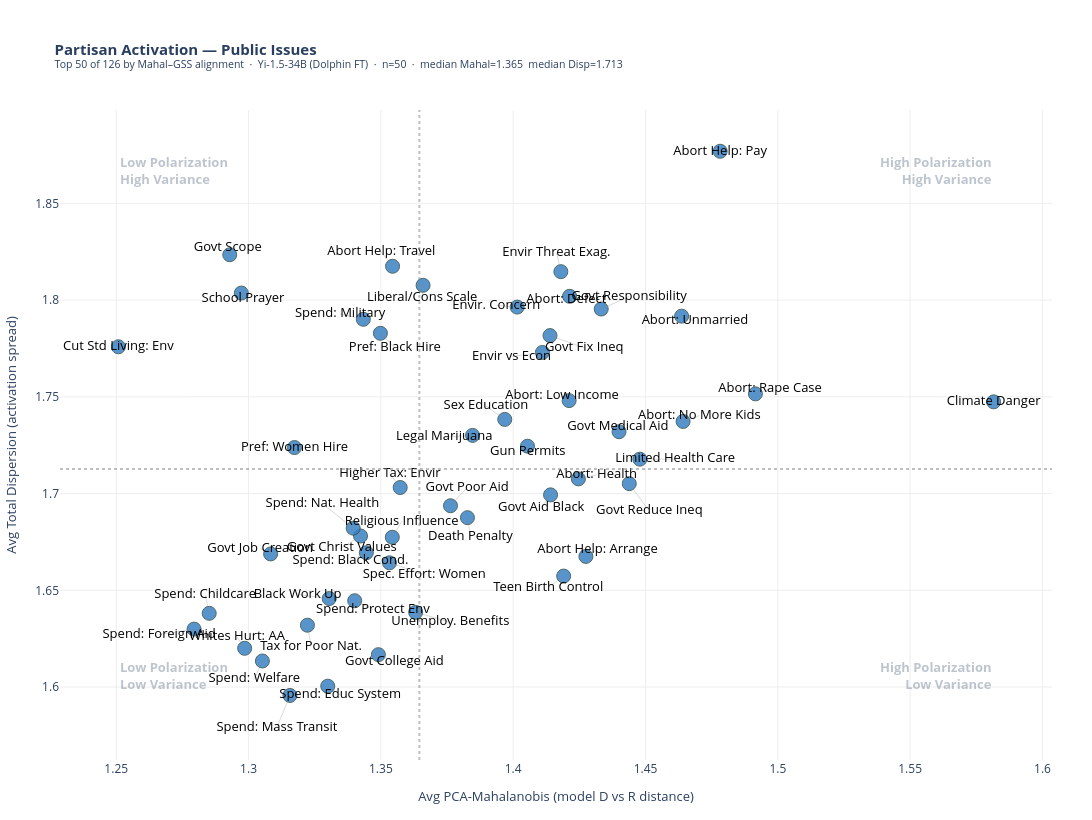
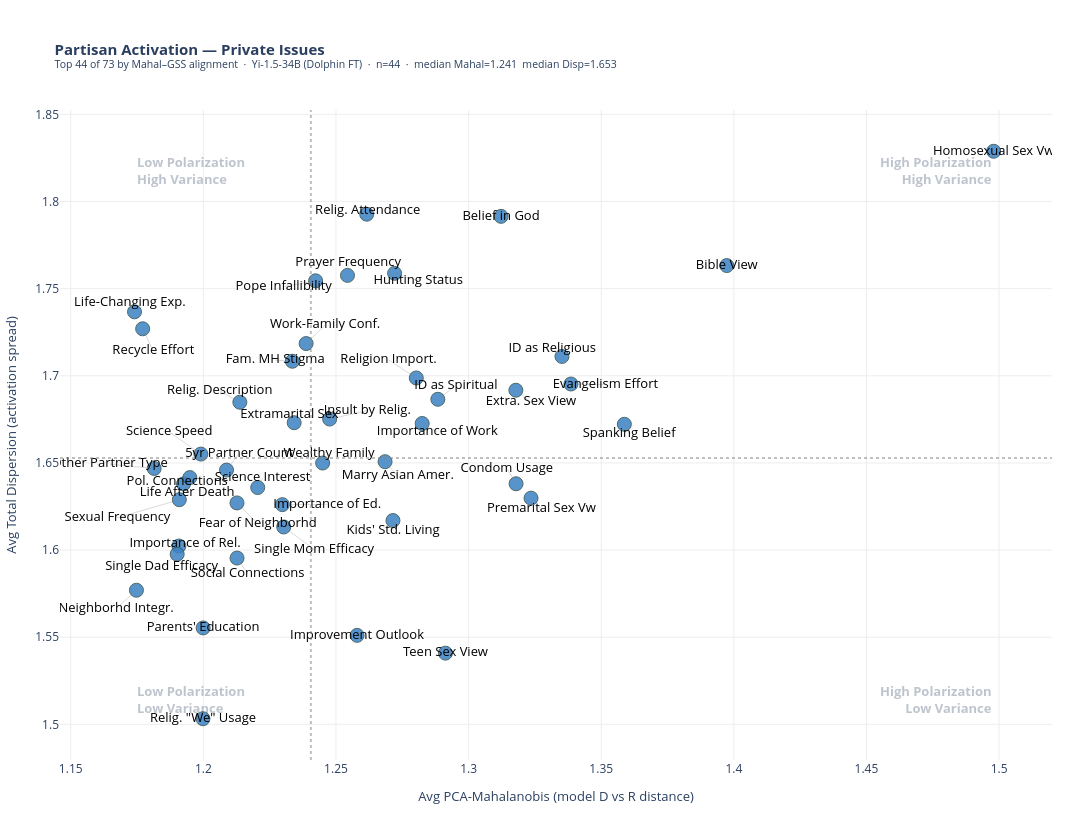

Source (notebook cell) for these figures, in order:
### Code cell
# ── Interactive plots: Plotly — 3-layer layout, physics label placement ────────
import plotly.graph_objects as go


def adjust_text_positions(xs, ys, labels, max_iterations=200, step_size=0.5):
    """
    Physics engine for label placement. Returns new (x, y) arrays for text
    labels, independent of the original dot positions. Algorithm:
      1. Initialise each label offset to the least-crowded of 8 directions
         in normalised [0,1] space.
      2. Iterate: O(N²) repulsion between nearby labels + attraction back
         toward each label's anchor point.
    """
    xs, ys = np.asarray(xs, float), np.asarray(ys, float)
    xr = max(xs.max() - xs.min(), 1e-9)
    yr = max(ys.max() - ys.min(), 1e-9)
    xn = (xs - xs.min()) / xr
    yn = (ys - ys.min()) / yr

    STEP = 0.06
    dirs = [
        ( 0,       STEP  ), ( 0,      -STEP  ),
        ( STEP,    0     ), (-STEP,    0     ),
        ( STEP*.7,  STEP*.7), (-STEP*.7,  STEP*.7),
        ( STEP*.7, -STEP*.7), (-STEP*.7, -STEP*.7),
    ]

    lx, ly = xn.copy(), yn.copy()
    for i in range(len(xs)):
        ox = np.delete(xn, i)
        oy = np.delete(yn, i)
        best_dx, best_dy, best_score = dirs[0][0], dirs[0][1], -1.0
        for dx, dy in dirs:
            score = np.hypot(ox - (xn[i]+dx), oy - (yn[i]+dy)).min() if len(xs) > 1 else 1.0
            if score > best_score:
                best_score, best_dx, best_dy = score, dx, dy
        lx[i] += best_dx
        ly[i] += best_dy

    repel, attract, thr = 0.018 * step_size, 0.14, 0.09
    for _ in range(max_iterations):
        for i in range(len(xs)):
            dx = lx[i] - lx
            dy = ly[i] - ly
            dist = np.hypot(dx, dy) + 1e-9
            mask = dist < thr
            mask[i] = False
            if mask.any():
                lx[i] += (repel * dx[mask] / dist[mask]).sum()
                ly[i] += (repel * dy[mask] / dist[mask]).sum()
            lx[i] += attract * (xn[i] - lx[i])
            ly[i] += attract * (yn[i] - ly[i])

    return lx * xr + xs.min(), ly * yr + ys.min()


DOT_COLOR = '#3B82C4'   # single uniform color for all dots


def make_interactive_plot(d, slug):
    cat    = d['category']
    xs, ys = d['x'], d['y']
    labels = d['labels']

    mid_x = float(np.median(xs))
    mid_y = float(np.median(ys))
    print(f'{cat}: median Mahal = {mid_x:.4f},  median Dispersion = {mid_y:.4f}')

    text_x, text_y = adjust_text_positions(xs, ys, labels, max_iterations=200, step_size=0.5)

    fig = go.Figure()

    # ── Layer 1: Dots ────────────────────────────────────────────────────────
    fig.add_trace(go.Scatter(
        x=xs, y=ys,
        mode='markers',
        marker=dict(
            size=14,
            color=DOT_COLOR,
            opacity=0.85,
            line=dict(width=1, color='DarkSlateGrey'),
        ),
        hovertemplate=(
            '<b>%{customdata[0]}</b><br>'
            'Mahal = %{x:.3f}<br>'
            'Dispersion = %{y:.3f}<br>'
            'GSS pol = %{customdata[1]:.3f}<extra></extra>'
        ),
        customdata=list(zip(d['topics'], d['gss'].tolist())),
        showlegend=False,
    ))

    # ── Layer 2: Leader lines (dot → label) ──────────────────────────────────
    for i in range(len(xs)):
        fig.add_trace(go.Scatter(
            x=[xs[i], text_x[i]],
            y=[ys[i], text_y[i]],
            mode='lines',
            line=dict(color='grey', width=0.3),
            showlegend=False,
            hoverinfo='skip',
        ))

    # ── Layer 3: Text labels at physics-placed positions ─────────────────────
    fig.add_trace(go.Scatter(
        x=text_x, y=text_y,
        mode='text',
        text=labels,
        textfont=dict(size=13, color='black'),
        showlegend=False,
        hoverinfo='skip',
    ))

    # ── Quadrant lines ───────────────────────────────────────────────────────
    fig.add_hline(y=mid_y, line_dash='dot', line_color='grey', opacity=0.5)
    fig.add_vline(x=mid_x, line_dash='dot', line_color='grey', opacity=0.5)

    # ── Quadrant watermark labels ─────────────────────────────────────────────
    ann_kw = dict(showarrow=False, opacity=0.3, xref='x', yref='y', font=dict(size=13))
    fig.add_annotation(x=xs.max(), y=ys.max(), text='<b>High Polarization<br>High Variance</b>',
                       align='right', xanchor='right', yanchor='top',   **ann_kw)
    fig.add_annotation(x=xs.min(), y=ys.max(), text='<b>Low Polarization<br>High Variance</b>',
                       align='left',  xanchor='left',  yanchor='top',   **ann_kw)
    fig.add_annotation(x=xs.max(), y=ys.min(), text='<b>High Polarization<br>Low Variance</b>',
                       align='right', xanchor='right', yanchor='bottom', **ann_kw)
    fig.add_annotation(x=xs.min(), y=ys.min(), text='<b>Low Polarization<br>Low Variance</b>',
                       align='left',  xanchor='left',  yanchor='bottom', **ann_kw)

    fig.update_layout(
        title=dict(
            text=(f'<b>Partisan Activation — {cat.capitalize()} Issues</b><br>'
                  f'<sup>Top {d["n_topics"]} of {d["n_total"]} by Mahal–GSS alignment  ·  '
                  f'Yi-1.5-34B (Dolphin FT)  ·  '
                  f'n={len(xs)}  ·  median Mahal={mid_x:.3f}  median Disp={mid_y:.3f}</sup>'),
            font=dict(size=15),
        ),
        xaxis=dict(
            title=dict(text='Avg PCA-Mahalanobis (model D vs R distance)', font=dict(size=13)),
            showgrid=True, gridcolor='#eee', tickfont=dict(size=12),
        ),
        yaxis=dict(
            title=dict(text='Avg Total Dispersion (activation spread)', font=dict(size=13)),
            showgrid=True, gridcolor='#eee', tickfont=dict(size=12),
        ),
        plot_bgcolor='white',
        width=1100, height=820,
        margin=dict(l=60, r=40, t=110, b=60),
        showlegend=False,
    )

    fig.show()
    fig.write_html(f'{slug}_interactive.html')
    print(f'Saved → {slug}_interactive.html')


make_interactive_plot(data_pub, 'polarization_public')
make_interactive_plot(data_prv, 'polarization_private')

### Figure 1 — Plotly figure (JSON) as saved in the notebook; plotly's stock layout.template omitted (floating-point values rounded to 4 significant figures)
{"data": [{"customdata": [["abdefect", 0.2547], ["abhlth", 0.1132], ["abnomore", 0.4707], ["abpoor", 0.4466], ["abrape", 0.2025], ["absingle", 0.4433], ["abhelp1", 0.3308], ["abhelp2", 0.4721], ["abhelp3", 0.4393], ["affrmact", 0.3083], ["discaff", 0.2327], ["fehire", 0.1987], ["fejobaff", 0.2571], ["wrkwayup", 0.3581], ["grncon", 0.3296], ["grnecon", 0.2909], ["grnexagg", 0.3767], ["grnsol", 0.2787], ["grntaxes", 0.3158], ["tempgen1", 0.3291], ["cappun", 0.3835], ["eqwlth", 0.4139], ["goveqinc", 0.3726], ["goveqinc1", 0.3934], ["govchrst", 0.2914], ["govfnaid", 0.2576], ["govfnanc", 0.2503], ["govunemp", 0.3186], ["helpblk", 0.4154], ["helpnot", 0.3241], ["helppoor", 0.3015], ["helpsick", 0.2931], ["hlthgov", 0.1959], ["grass", 0.2143], ["gunlaw", 0.3157], ["ldctax", 0.2511], ["nataid", 0.2248], ["natarms", 0.3328], ["natchld", 0.212], ["nateduc", 0.1698], ["natenvir", 0.3421], ["natfare", 0.3138], ["natheal", 0.202], ["natmass", 0.1922], ["natrace", 0.4189], ["polviews", 0.3595], ["pillok", 0.221], ["sexeduc", 0.1746], ["prayer", 0.1755], ["religinf", 0.3128]], "hovertemplate": "<b>%{customdata[0]}</b><br>Mahal = %{x:.3f}<br>Dispersion = %{y:.3f}<br>GSS pol = %{customdata[1]:.3f}<extra></extra>", "marker": {"color": "#3B82C4", "line": {"color": "DarkSlateGrey", "width": 1}, "opacity": 0.85, "size": 14}, "mode": "markers", "showlegend": false, "type": "scatter", "x": [1.421, 1.425, 1.464, 1.421, 1.492, 1.464, 1.427, 1.478, 1.354, 1.35, 1.299, 1.353, 1.317, 1.33, 1.402, 1.411, 1.418, 1.251, 1.357, 1.582, 1.383, 1.444, 1.433, 1.414, 1.342, 1.349, 1.308, 1.363, 1.414, 1.293, 1.376, 1.44, 1.448, 1.385, 1.405, 1.322, 1.279, 1.343, 1.285, 1.33, 1.34, 1.305, 1.34, 1.316, 1.345, 1.366, 1.419, 1.397, 1.297, 1.354], "y": [1.802, 1.708, 1.737, 1.748, 1.752, 1.792, 1.668, 1.877, 1.818, 1.783, 1.62, 1.664, 1.724, 1.646, 1.796, 1.773, 1.815, 1.776, 1.703, 1.747, 1.688, 1.705, 1.795, 1.782, 1.678, 1.617, 1.669, 1.639, 1.699, 1.823, 1.694, 1.732, 1.718, 1.73, 1.725, 1.632, 1.63, 1.79, 1.638, 1.6, 1.645, 1.613, 1.682, 1.596, 1.669, 1.808, 1.657, 1.738, 1.804, 1.677]}, {"hoverinfo": "skip", "line": {"color": "grey", "width": 0.3}, "mode": "lines", "showlegend": false, "type": "scatter", "x": [1.421, 1.42], "y": [1.802, 1.8]}, {"hoverinfo": "skip", "line": {"color": "grey", "width": 0.3}, "mode": "lines", "showlegend": false, "type": "scatter", "x": [1.425, 1.432], "y": [1.708, 1.71]}, {"hoverinfo": "skip", "line": {"color": "grey", "width": 0.3}, "mode": "lines", "showlegend": false, "type": "scatter", "x": [1.464, 1.47], "y": [1.737, 1.74]}, {"hoverinfo": "skip", "line": {"color": "grey", "width": 0.3}, "mode": "lines", "showlegend": false, "type": "scatter", "x": [1.421, 1.418], "y": [1.748, 1.75]}, {"hoverinfo": "skip", "line": {"color": "grey", "width": 0.3}, "mode": "lines", "showlegend": false, "type": "scatter", "x": [1.492, 1.497], "y": [1.752, 1.754]}, {"hoverinfo": "skip", "line": {"color": "grey", "width": 0.3}, "mode": "lines", "showlegend": false, "type": "scatter", "x": [1.464, 1.469], "y": [1.792, 1.789]}, {"hoverinfo": "skip", "line": {"color": "grey", "width": 0.3}, "mode": "lines", "showlegend": false, "type": "scatter", "x": [1.427, 1.432], "y": [1.668, 1.671]}, {"hoverinfo": "skip", "line": {"color": "grey", "width": 0.3}, "mode": "lines", "showlegend": false, "type": "scatter", "x": [1.478, 1.478], "y": [1.877, 1.877]}, {"hoverinfo": "skip", "line": {"color": "grey", "width": 0.3}, "mode": "lines", "showlegend": false, "type": "scatter", "x": [1.354, 1.35], "y": [1.818, 1.825]}, {"hoverinfo": "skip", "line": {"color": "grey", "width": 0.3}, "mode": "lines", "showlegend": false, "type": "scatter", "x": [1.35, 1.355], "y": [1.783, 1.776]}, {"hoverinfo": "skip", "line": {"color": "grey", "width": 0.3}, "mode": "lines", "showlegend": false, "type": "scatter", "x": [1.299, 1.296], "y": [1.62, 1.626]}, {"hoverinfo": "skip", "line": {"color": "grey", "width": 0.3}, "mode": "lines", "showlegend": false, "type": "scatter", "x": [1.353, 1.366], "y": [1.664, 1.658]}, {"hoverinfo": "skip", "line": {"color": "grey", "width": 0.3}, "mode": "lines", "showlegend": false, "type": "scatter", "x": [1.317, 1.317], "y": [1.724, 1.724]}, {"hoverinfo": "skip", "line": {"color": "grey", "width": 0.3}, "mode": "lines", "showlegend": false, "type": "scatter", "x": [1.33, 1.319], "y": [1.646, 1.648]}, {"hoverinfo": "skip", "line": {"color": "grey", "width": 0.3}, "mode": "lines", "showlegend": false, "type": "scatter", "x": [1.402, 1.394], "y": [1.796, 1.797]}, {"hoverinfo": "skip", "line": {"color": "grey", "width": 0.3}, "mode": "lines", "showlegend": false, "type": "scatter", "x": [1.411, 1.399], "y": [1.773, 1.771]}, {"hoverinfo": "skip", "line": {"color": "grey", "width": 0.3}, "mode": "lines", "showlegend": false, "type": "scatter", "x": [1.418, 1.416], "y": [1.815, 1.825]}, {"hoverinfo": "skip", "line": {"color": "grey", "width": 0.3}, "mode": "lines", "showlegend": false, "type": "scatter", "x": [1.251, 1.251], "y": [1.776, 1.776]}, {"hoverinfo": "skip", "line": {"color": "grey", "width": 0.3}, "mode": "lines", "showlegend": false, "type": "scatter", "x": [1.357, 1.353], "y": [1.703, 1.71]}, {"hoverinfo": "skip", "line": {"color": "grey", "width": 0.3}, "mode": "lines", "showlegend": false, "type": "scatter", "x": [1.582, 1.582], "y": [1.747, 1.747]}, {"hoverinfo": "skip", "line": {"color": "grey", "width": 0.3}, "mode": "lines", "showlegend": false, "type": "scatter", "x": [1.383, 1.384], "y": [1.688, 1.678]}, {"hoverinfo": "skip", "line": {"color": "grey", "width": 0.3}, "mode": "lines", "showlegend": false, "type": "scatter", "x": [1.444, 1.451], "y": [1.705, 1.691]}, {"hoverinfo": "skip", "line": {"color": "grey", "width": 0.3}, "mode": "lines", "showlegend": false, "type": "scatter", "x": [1.433, 1.444], "y": [1.795, 1.802]}, {"hoverinfo": "skip", "line": {"color": "grey", "width": 0.3}, "mode": "lines", "showlegend": false, "type": "scatter", "x": [1.414, 1.427], "y": [1.782, 1.775]}, {"hoverinfo": "skip", "line": {"color": "grey", "width": 0.3}, "mode": "lines", "showlegend": false, "type": "scatter", "x": [1.342, 1.335], "y": [1.678, 1.672]}, {"hoverinfo": "skip", "line": {"color": "grey", "width": 0.3}, "mode": "lines", "showlegend": false, "type": "scatter", "x": [1.349, 1.355], "y": [1.617, 1.613]}, {"hoverinfo": "skip", "line": {"color": "grey", "width": 0.3}, "mode": "lines", "showlegend": false, "type": "scatter", "x": [1.308, 1.304], "y": [1.669, 1.672]}, {"hoverinfo": "skip", "line": {"color": "grey", "width": 0.3}, "mode": "lines", "showlegend": false, "type": "scatter", "x": [1.363, 1.376], "y": [1.639, 1.634]}, {"hoverinfo": "skip", "line": {"color": "grey", "width": 0.3}, "mode": "lines", "showlegend": false, "type": "scatter", "x": [1.414, 1.411], "y": [1.699, 1.693]}, {"hoverinfo": "skip", "line": {"color": "grey", "width": 0.3}, "mode": "lines", "showlegend": false, "type": "scatter", "x": [1.293, 1.292], "y": [1.823, 1.827]}, {"hoverinfo": "skip", "line": {"color": "grey", "width": 0.3}, "mode": "lines", "showlegend": false, "type": "scatter", "x": [1.376, 1.383], "y": [1.694, 1.703]}, {"hoverinfo": "skip", "line": {"color": "grey", "width": 0.3}, "mode": "lines", "showlegend": false, "type": "scatter", "x": [1.44, 1.44], "y": [1.732, 1.735]}, {"hoverinfo": "skip", "line": {"color": "grey", "width": 0.3}, "mode": "lines", "showlegend": false, "type": "scatter", "x": [1.448, 1.461], "y": [1.718, 1.718]}, {"hoverinfo": "skip", "line": {"color": "grey", "width": 0.3}, "mode": "lines", "showlegend": false, "type": "scatter", "x": [1.385, 1.374], "y": [1.73, 1.729]}, {"hoverinfo": "skip", "line": {"color": "grey", "width": 0.3}, "mode": "lines", "showlegend": false, "type": "scatter", "x": [1.405, 1.406], "y": [1.725, 1.722]}, {"hoverinfo": "skip", "line": {"color": "grey", "width": 0.3}, "mode": "lines", "showlegend": false, "type": "scatter", "x": [1.322, 1.324], "y": [1.632, 1.621]}, {"hoverinfo": "skip", "line": {"color": "grey", "width": 0.3}, "mode": "lines", "showlegend": false, "type": "scatter", "x": [1.279, 1.266], "y": [1.63, 1.627]}, {"hoverinfo": "skip", "line": {"color": "grey", "width": 0.3}, "mode": "lines", "showlegend": false, "type": "scatter", "x": [1.343, 1.335], "y": [1.79, 1.793]}, {"hoverinfo": "skip", "line": {"color": "grey", "width": 0.3}, "mode": "lines", "showlegend": false, "type": "scatter", "x": [1.285, 1.284], "y": [1.638, 1.648]}, {"hoverinfo": "skip", "line": {"color": "grey", "width": 0.3}, "mode": "lines", "showlegend": false, "type": "scatter", "x": [1.33, 1.335], "y": [1.6, 1.596]}, {"hoverinfo": "skip", "line": {"color": "grey", "width": 0.3}, "mode": "lines", "showlegend": false, "type": "scatter", "x": [1.34, 1.347], "y": [1.645, 1.64]}, {"hoverinfo": "skip", "line": {"color": "grey", "width": 0.3}, "mode": "lines", "showlegend": false, "type": "scatter", "x": [1.305, 1.302], "y": [1.613, 1.604]}, {"hoverinfo": "skip", "line": {"color": "grey", "width": 0.3}, "mode": "lines", "showlegend": false, "type": "scatter", "x": [1.34, 1.328], "y": [1.682, 1.695]}, {"hoverinfo": "skip", "line": {"color": "grey", "width": 0.3}, "mode": "lines", "showlegend": false, "type": "scatter", "x": [1.316, 1.311], "y": [1.596, 1.579]}, {"hoverinfo": "skip", "line": {"color": "grey", "width": 0.3}, "mode": "lines", "showlegend": false, "type": "scatter", "x": [1.345, 1.338], "y": [1.669, 1.665]}, {"hoverinfo": "skip", "line": {"color": "grey", "width": 0.3}, "mode": "lines", "showlegend": false, "type": "scatter", "x": [1.366, 1.366], "y": [1.808, 1.801]}, {"hoverinfo": "skip", "line": {"color": "grey", "width": 0.3}, "mode": "lines", "showlegend": false, "type": "scatter", "x": [1.419, 1.413], "y": [1.657, 1.651]}, {"hoverinfo": "skip", "line": {"color": "grey", "width": 0.3}, "mode": "lines", "showlegend": false, "type": "scatter", "x": [1.397, 1.39], "y": [1.738, 1.745]}, {"hoverinfo": "skip", "line": {"color": "grey", "width": 0.3}, "mode": "lines", "showlegend": false, "type": "scatter", "x": [1.297, 1.298], "y": [1.804, 1.801]}, {"hoverinfo": "skip", "line": {"color": "grey", "width": 0.3}, "mode": "lines", "showlegend": false, "type": "scatter", "x": [1.354, 1.358], "y": [1.677, 1.686]}, {"hoverinfo": "skip", "mode": "text", "showlegend": false, "text": ["Abort: Defect", "Abort: Health", "Abort: No More Kids", "Abort: Low Income", "Abort: Rape Case", "Abort: Unmarried", "Abort Help: Arrange", "Abort Help: Pay", "Abort Help: Travel", "Pref: Black Hire", "Whites Hurt: AA", "Spec. Effort: Women", "Pref: Women Hire", "Black Work Up", "Envir. Concern", "Envir vs Econ", "Envir Threat Exag.", "Cut Std Living: Env", "Higher Tax: Envir", "Climate Danger", "Death Penalty", "Govt Reduce Ineq", "Govt Responsibility", "Govt Fix Ineq", "Govt Christ Values", "Govt College Aid", "Govt Job Creation", "Unemploy. Benefits", "Govt Aid Black", "Govt Scope", "Govt Poor Aid", "Govt Medical Aid", "Limited Health Care", "Legal Marijuana", "Gun Permits", "Tax for Poor Nat.", "Spend: Foreign Aid", "Spend: Military", "Spend: Childcare", "Spend: Educ System", "Spend: Protect Env", "Spend: Welfare", "Spend: Nat. Health", "Spend: Mass Transit", "Spend: Black Cond.", "Liberal/Cons Scale", "Teen Birth Control", "Sex Education", "School Prayer", "Religious Influence"], "textfont": {"color": "black", "size": 13}, "type": "scatter", "x": [1.42, 1.432, 1.47, 1.418, 1.497, 1.469, 1.432, 1.478, 1.35, 1.355, 1.296, 1.366, 1.317, 1.319, 1.394, 1.399, 1.416, 1.251, 1.353, 1.582, 1.384, 1.451, 1.444, 1.427, 1.335, 1.355, 1.304, 1.376, 1.411, 1.292, 1.383, 1.44, 1.461, 1.374, 1.406, 1.324, 1.266, 1.335, 1.284, 1.335, 1.347, 1.302, 1.328, 1.311, 1.338, 1.366, 1.413, 1.39, 1.298, 1.358], "y": [1.8, 1.71, 1.74, 1.75, 1.754, 1.789, 1.671, 1.877, 1.825, 1.776, 1.626, 1.658, 1.724, 1.648, 1.797, 1.771, 1.825, 1.776, 1.71, 1.747, 1.678, 1.691, 1.802, 1.775, 1.672, 1.613, 1.672, 1.634, 1.693, 1.827, 1.703, 1.735, 1.718, 1.729, 1.722, 1.621, 1.627, 1.793, 1.648, 1.596, 1.64, 1.604, 1.695, 1.579, 1.665, 1.801, 1.651, 1.745, 1.801, 1.686]}], "layout": {"annotations": [{"align": "right", "font": {"size": 13}, "opacity": 0.3, "showarrow": false, "text": "<b>High Polarization<br>High Variance</b>", "x": 1.582, "xanchor": "right", "xref": "x", "y": 1.877, "yanchor": "top", "yref": "y"}, {"align": "left", "font": {"size": 13}, "opacity": 0.3, "showarrow": false, "text": "<b>Low Polarization<br>High Variance</b>", "x": 1.251, "xanchor": "left", "xref": "x", "y": 1.877, "yanchor": "top", "yref": "y"}, {"align": "right", "font": {"size": 13}, "opacity": 0.3, "showarrow": false, "text": "<b>High Polarization<br>Low Variance</b>", "x": 1.582, "xanchor": "right", "xref": "x", "y": 1.596, "yanchor": "bottom", "yref": "y"}, {"align": "left", "font": {"size": 13}, "opacity": 0.3, "showarrow": false, "text": "<b>Low Polarization<br>Low Variance</b>", "x": 1.251, "xanchor": "left", "xref": "x", "y": 1.596, "yanchor": "bottom", "yref": "y"}], "height": 820, "margin": {"b": 60, "l": 60, "r": 40, "t": 110}, "plot_bgcolor": "white", "shapes": [{"line": {"color": "grey", "dash": "dot"}, "opacity": 0.5, "type": "line", "x0": 0, "x1": 1, "xref": "x domain", "y0": 1.713, "y1": 1.713, "yref": "y"}, {"line": {"color": "grey", "dash": "dot"}, "opacity": 0.5, "type": "line", "x0": 1.365, "x1": 1.365, "xref": "x", "y0": 0, "y1": 1, "yref": "y domain"}], "showlegend": false, "title": {"font": {"size": 15}, "text": "<b>Partisan Activation — Public Issues</b><br><sup>Top 50 of 126 by Mahal–GSS alignment  ·  Yi-1.5-34B (Dolphin FT)  ·  n=50  ·  median Mahal=1.365  median Disp=1.713</sup>"}, "width": 1100, "xaxis": {"gridcolor": "#eee", "showgrid": true, "tickfont": {"size": 12}, "title": {"font": {"size": 13}, "text": "Avg PCA-Mahalanobis (model D vs R distance)"}}, "yaxis": {"gridcolor": "#eee", "showgrid": true, "tickfont": {"size": 12}, "title": {"font": {"size": 13}, "text": "Avg Total Dispersion (activation spread)"}}}}

### Figure 2 — Plotly figure (JSON) as saved in the notebook; plotly's stock layout.template omitted (floating-point values rounded to 4 significant figures)
{"data": [{"customdata": [["homosex", 0.3249], ["premarsx", 0.1959], ["teensex", 0.1867], ["xmarsex", 0.1403], ["sexfreq", 0.0365], ["partnrs5", 0.04688], ["othersex", 0.03267], ["evstray", 0.0793], ["condom", 0.08656], ["religimp", 0.2275], ["relidimp", 0.1935], ["god", 0.1887], ["savesoul", 0.2233], ["pray", 0.1664], ["attend", 0.1149], ["postlife", 0.1024], ["bible", 0.1068], ["relpersn", 0.1755], ["sprtprsn", 0.07167], ["relexp", 0.1234], ["relidesc", 0.06581], ["relidins", 0.142], ["relidwe", 0.1051], ["spanking", 0.1929], ["popespks", 0.03504], ["marmakid", 0.1361], ["marpakid", 0.1369], ["meovrwrk", 0.02354], ["marasian", 0.05779], ["hunt", 0.1463], ["recycle", 0.05961], ["raclive", 0.06511], ["goodlife", 0.03236], ["kidssol", 0.01683], ["opwlth", 0.1312], ["oppared", 0.09308], ["opeduc", 0.02734], ["ophrdwrk", 0.05699], ["opknow", 0.05628], ["opclout", 0.08052], ["toofast", 0.08352], ["intsci", 0.1087], ["fammhneg", 0.01672], ["fear", 0.1073]], "hovertemplate": "<b>%{customdata[0]}</b><br>Mahal = %{x:.3f}<br>Dispersion = %{y:.3f}<br>GSS pol = %{customdata[1]:.3f}<extra></extra>", "marker": {"color": "#3B82C4", "line": {"color": "DarkSlateGrey", "width": 1}, "opacity": 0.85, "size": 14}, "mode": "markers", "showlegend": false, "type": "scatter", "x": [1.498, 1.324, 1.291, 1.318, 1.191, 1.209, 1.181, 1.234, 1.318, 1.28, 1.191, 1.312, 1.339, 1.254, 1.262, 1.193, 1.397, 1.335, 1.288, 1.174, 1.214, 1.248, 1.2, 1.359, 1.242, 1.23, 1.19, 1.239, 1.269, 1.272, 1.177, 1.175, 1.258, 1.271, 1.245, 1.2, 1.23, 1.283, 1.213, 1.195, 1.199, 1.22, 1.234, 1.213], "y": [1.829, 1.63, 1.541, 1.692, 1.629, 1.646, 1.647, 1.673, 1.638, 1.699, 1.602, 1.791, 1.695, 1.758, 1.793, 1.638, 1.763, 1.711, 1.687, 1.737, 1.685, 1.675, 1.503, 1.672, 1.754, 1.613, 1.598, 1.718, 1.651, 1.759, 1.727, 1.577, 1.551, 1.617, 1.65, 1.555, 1.626, 1.673, 1.595, 1.642, 1.655, 1.636, 1.708, 1.627]}, {"hoverinfo": "skip", "line": {"color": "grey", "width": 0.3}, "mode": "lines", "showlegend": false, "type": "scatter", "x": [1.498, 1.498], "y": [1.829, 1.829]}, {"hoverinfo": "skip", "line": {"color": "grey", "width": 0.3}, "mode": "lines", "showlegend": false, "type": "scatter", "x": [1.324, 1.327], "y": [1.63, 1.624]}, {"hoverinfo": "skip", "line": {"color": "grey", "width": 0.3}, "mode": "lines", "showlegend": false, "type": "scatter", "x": [1.291, 1.291], "y": [1.541, 1.541]}, {"hoverinfo": "skip", "line": {"color": "grey", "width": 0.3}, "mode": "lines", "showlegend": false, "type": "scatter", "x": [1.318, 1.324], "y": [1.692, 1.685]}, {"hoverinfo": "skip", "line": {"color": "grey", "width": 0.3}, "mode": "lines", "showlegend": false, "type": "scatter", "x": [1.191, 1.168], "y": [1.629, 1.619]}, {"hoverinfo": "skip", "line": {"color": "grey", "width": 0.3}, "mode": "lines", "showlegend": false, "type": "scatter", "x": [1.209, 1.214], "y": [1.646, 1.656]}, {"hoverinfo": "skip", "line": {"color": "grey", "width": 0.3}, "mode": "lines", "showlegend": false, "type": "scatter", "x": [1.181, 1.165], "y": [1.647, 1.649]}, {"hoverinfo": "skip", "line": {"color": "grey", "width": 0.3}, "mode": "lines", "showlegend": false, "type": "scatter", "x": [1.234, 1.232], "y": [1.673, 1.678]}, {"hoverinfo": "skip", "line": {"color": "grey", "width": 0.3}, "mode": "lines", "showlegend": false, "type": "scatter", "x": [1.318, 1.314], "y": [1.638, 1.647]}, {"hoverinfo": "skip", "line": {"color": "grey", "width": 0.3}, "mode": "lines", "showlegend": false, "type": "scatter", "x": [1.28, 1.27], "y": [1.699, 1.709]}, {"hoverinfo": "skip", "line": {"color": "grey", "width": 0.3}, "mode": "lines", "showlegend": false, "type": "scatter", "x": [1.191, 1.193], "y": [1.602, 1.604]}, {"hoverinfo": "skip", "line": {"color": "grey", "width": 0.3}, "mode": "lines", "showlegend": false, "type": "scatter", "x": [1.312, 1.312], "y": [1.791, 1.791]}, {"hoverinfo": "skip", "line": {"color": "grey", "width": 0.3}, "mode": "lines", "showlegend": false, "type": "scatter", "x": [1.339, 1.352], "y": [1.695, 1.695]}, {"hoverinfo": "skip", "line": {"color": "grey", "width": 0.3}, "mode": "lines", "showlegend": false, "type": "scatter", "x": [1.254, 1.255], "y": [1.758, 1.765]}, {"hoverinfo": "skip", "line": {"color": "grey", "width": 0.3}, "mode": "lines", "showlegend": false, "type": "scatter", "x": [1.262, 1.262], "y": [1.793, 1.795]}, {"hoverinfo": "skip", "line": {"color": "grey", "width": 0.3}, "mode": "lines", "showlegend": false, "type": "scatter", "x": [1.193, 1.194], "y": [1.638, 1.633]}, {"hoverinfo": "skip", "line": {"color": "grey", "width": 0.3}, "mode": "lines", "showlegend": false, "type": "scatter", "x": [1.397, 1.397], "y": [1.763, 1.763]}, {"hoverinfo": "skip", "line": {"color": "grey", "width": 0.3}, "mode": "lines", "showlegend": false, "type": "scatter", "x": [1.335, 1.332], "y": [1.711, 1.715]}, {"hoverinfo": "skip", "line": {"color": "grey", "width": 0.3}, "mode": "lines", "showlegend": false, "type": "scatter", "x": [1.288, 1.295], "y": [1.687, 1.694]}, {"hoverinfo": "skip", "line": {"color": "grey", "width": 0.3}, "mode": "lines", "showlegend": false, "type": "scatter", "x": [1.174, 1.172], "y": [1.737, 1.742]}, {"hoverinfo": "skip", "line": {"color": "grey", "width": 0.3}, "mode": "lines", "showlegend": false, "type": "scatter", "x": [1.214, 1.206], "y": [1.685, 1.691]}, {"hoverinfo": "skip", "line": {"color": "grey", "width": 0.3}, "mode": "lines", "showlegend": false, "type": "scatter", "x": [1.248, 1.262], "y": [1.675, 1.68]}, {"hoverinfo": "skip", "line": {"color": "grey", "width": 0.3}, "mode": "lines", "showlegend": false, "type": "scatter", "x": [1.2, 1.2], "y": [1.503, 1.503]}, {"hoverinfo": "skip", "line": {"color": "grey", "width": 0.3}, "mode": "lines", "showlegend": false, "type": "scatter", "x": [1.359, 1.361], "y": [1.672, 1.667]}, {"hoverinfo": "skip", "line": {"color": "grey", "width": 0.3}, "mode": "lines", "showlegend": false, "type": "scatter", "x": [1.242, 1.23], "y": [1.754, 1.751]}, {"hoverinfo": "skip", "line": {"color": "grey", "width": 0.3}, "mode": "lines", "showlegend": false, "type": "scatter", "x": [1.23, 1.242], "y": [1.613, 1.6]}, {"hoverinfo": "skip", "line": {"color": "grey", "width": 0.3}, "mode": "lines", "showlegend": false, "type": "scatter", "x": [1.19, 1.184], "y": [1.598, 1.59]}, {"hoverinfo": "skip", "line": {"color": "grey", "width": 0.3}, "mode": "lines", "showlegend": false, "type": "scatter", "x": [1.239, 1.246], "y": [1.718, 1.729]}, {"hoverinfo": "skip", "line": {"color": "grey", "width": 0.3}, "mode": "lines", "showlegend": false, "type": "scatter", "x": [1.269, 1.273], "y": [1.651, 1.643]}, {"hoverinfo": "skip", "line": {"color": "grey", "width": 0.3}, "mode": "lines", "showlegend": false, "type": "scatter", "x": [1.272, 1.281], "y": [1.759, 1.755]}, {"hoverinfo": "skip", "line": {"color": "grey", "width": 0.3}, "mode": "lines", "showlegend": false, "type": "scatter", "x": [1.177, 1.181], "y": [1.727, 1.714]}, {"hoverinfo": "skip", "line": {"color": "grey", "width": 0.3}, "mode": "lines", "showlegend": false, "type": "scatter", "x": [1.175, 1.167], "y": [1.577, 1.566]}, {"hoverinfo": "skip", "line": {"color": "grey", "width": 0.3}, "mode": "lines", "showlegend": false, "type": "scatter", "x": [1.258, 1.258], "y": [1.551, 1.551]}, {"hoverinfo": "skip", "line": {"color": "grey", "width": 0.3}, "mode": "lines", "showlegend": false, "type": "scatter", "x": [1.271, 1.272], "y": [1.617, 1.611]}, {"hoverinfo": "skip", "line": {"color": "grey", "width": 0.3}, "mode": "lines", "showlegend": false, "type": "scatter", "x": [1.245, 1.247], "y": [1.65, 1.655]}, {"hoverinfo": "skip", "line": {"color": "grey", "width": 0.3}, "mode": "lines", "showlegend": false, "type": "scatter", "x": [1.2, 1.2], "y": [1.555, 1.555]}, {"hoverinfo": "skip", "line": {"color": "grey", "width": 0.3}, "mode": "lines", "showlegend": false, "type": "scatter", "x": [1.23, 1.247], "y": [1.626, 1.626]}, {"hoverinfo": "skip", "line": {"color": "grey", "width": 0.3}, "mode": "lines", "showlegend": false, "type": "scatter", "x": [1.283, 1.288], "y": [1.673, 1.668]}, {"hoverinfo": "skip", "line": {"color": "grey", "width": 0.3}, "mode": "lines", "showlegend": false, "type": "scatter", "x": [1.213, 1.217], "y": [1.595, 1.586]}, {"hoverinfo": "skip", "line": {"color": "grey", "width": 0.3}, "mode": "lines", "showlegend": false, "type": "scatter", "x": [1.195, 1.19], "y": [1.642, 1.639]}, {"hoverinfo": "skip", "line": {"color": "grey", "width": 0.3}, "mode": "lines", "showlegend": false, "type": "scatter", "x": [1.199, 1.187], "y": [1.655, 1.668]}, {"hoverinfo": "skip", "line": {"color": "grey", "width": 0.3}, "mode": "lines", "showlegend": false, "type": "scatter", "x": [1.22, 1.222], "y": [1.636, 1.641]}, {"hoverinfo": "skip", "line": {"color": "grey", "width": 0.3}, "mode": "lines", "showlegend": false, "type": "scatter", "x": [1.234, 1.227], "y": [1.708, 1.709]}, {"hoverinfo": "skip", "line": {"color": "grey", "width": 0.3}, "mode": "lines", "showlegend": false, "type": "scatter", "x": [1.213, 1.22], "y": [1.627, 1.615]}, {"hoverinfo": "skip", "mode": "text", "showlegend": false, "text": ["Homosexual Sex Vw", "Premarital Sex Vw", "Teen Sex View", "Extra. Sex View", "Sexual Frequency", "5yr Partner Count", "Other Partner Type", "Extramarital Sex", "Condom Usage", "Religion Import.", "Importance of Rel.", "Belief in God", "Evangelism Effort", "Prayer Frequency", "Relig. Attendance", "Life After Death", "Bible View", "ID as Religious", "ID as Spiritual", "Life-Changing Exp.", "Relig. Description", "Insult by Relig.", "Relig. \"We\" Usage", "Spanking Belief", "Pope Infallibility", "Single Mom Efficacy", "Single Dad Efficacy", "Work-Family Conf.", "Marry Asian Amer.", "Hunting Status", "Recycle Effort", "Neighborhd Integr.", "Improvement Outlook", "Kids' Std. Living", "Wealthy Family", "Parents' Education", "Importance of Ed.", "Importance of Work", "Social Connections", "Pol. Connections", "Science Speed", "Science Interest", "Fam. MH Stigma", "Fear of Neighborhd"], "textfont": {"color": "black", "size": 13}, "type": "scatter", "x": [1.498, 1.327, 1.291, 1.324, 1.168, 1.214, 1.165, 1.232, 1.314, 1.27, 1.193, 1.312, 1.352, 1.255, 1.262, 1.194, 1.397, 1.332, 1.295, 1.172, 1.206, 1.262, 1.2, 1.361, 1.23, 1.242, 1.184, 1.246, 1.273, 1.281, 1.181, 1.167, 1.258, 1.272, 1.247, 1.2, 1.247, 1.288, 1.217, 1.19, 1.187, 1.222, 1.227, 1.22], "y": [1.829, 1.624, 1.541, 1.685, 1.619, 1.656, 1.649, 1.678, 1.647, 1.709, 1.604, 1.791, 1.695, 1.765, 1.795, 1.633, 1.763, 1.715, 1.694, 1.742, 1.691, 1.68, 1.503, 1.667, 1.751, 1.6, 1.59, 1.729, 1.643, 1.755, 1.714, 1.566, 1.551, 1.611, 1.655, 1.555, 1.626, 1.668, 1.586, 1.639, 1.668, 1.641, 1.709, 1.615]}], "layout": {"annotations": [{"align": "right", "font": {"size": 13}, "opacity": 0.3, "showarrow": false, "text": "<b>High Polarization<br>High Variance</b>", "x": 1.498, "xanchor": "right", "xref": "x", "y": 1.829, "yanchor": "top", "yref": "y"}, {"align": "left", "font": {"size": 13}, "opacity": 0.3, "showarrow": false, "text": "<b>Low Polarization<br>High Variance</b>", "x": 1.174, "xanchor": "left", "xref": "x", "y": 1.829, "yanchor": "top", "yref": "y"}, {"align": "right", "font": {"size": 13}, "opacity": 0.3, "showarrow": false, "text": "<b>High Polarization<br>Low Variance</b>", "x": 1.498, "xanchor": "right", "xref": "x", "y": 1.503, "yanchor": "bottom", "yref": "y"}, {"align": "left", "font": {"size": 13}, "opacity": 0.3, "showarrow": false, "text": "<b>Low Polarization<br>Low Variance</b>", "x": 1.174, "xanchor": "left", "xref": "x", "y": 1.503, "yanchor": "bottom", "yref": "y"}], "height": 820, "margin": {"b": 60, "l": 60, "r": 40, "t": 110}, "plot_bgcolor": "white", "shapes": [{"line": {"color": "grey", "dash": "dot"}, "opacity": 0.5, "type": "line", "x0": 0, "x1": 1, "xref": "x domain", "y0": 1.653, "y1": 1.653, "yref": "y"}, {"line": {"color": "grey", "dash": "dot"}, "opacity": 0.5, "type": "line", "x0": 1.241, "x1": 1.241, "xref": "x", "y0": 0, "y1": 1, "yref": "y domain"}], "showlegend": false, "title": {"font": {"size": 15}, "text": "<b>Partisan Activation — Private Issues</b><br><sup>Top 44 of 73 by Mahal–GSS alignment  ·  Yi-1.5-34B (Dolphin FT)  ·  n=44  ·  median Mahal=1.241  median Disp=1.653</sup>"}, "width": 1100, "xaxis": {"gridcolor": "#eee", "showgrid": true, "tickfont": {"size": 12}, "title": {"font": {"size": 13}, "text": "Avg PCA-Mahalanobis (model D vs R distance)"}}, "yaxis": {"gridcolor": "#eee", "showgrid": true, "tickfont": {"size": 12}, "title": {"font": {"size": 13}, "text": "Avg Total Dispersion (activation spread)"}}}}
